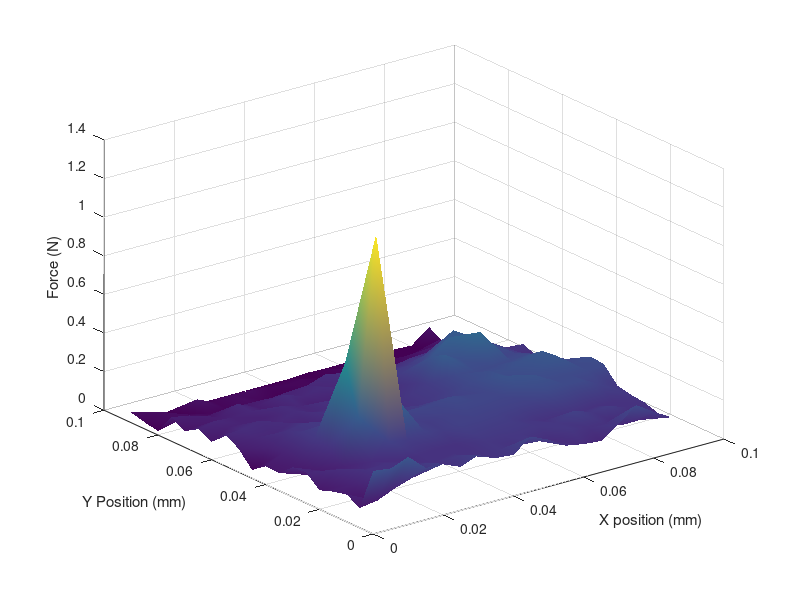

Recreate this plot in MATLAB.
% surface_plot.m Reads data from a .csv file then displays the data in a
% surface plot.

% Clear the workspace
clear;

% Set variables for the resolution of the samples which is 5mm in each
% direction.
dx = 0.005;
dy = 0.005;

% Read in the CSV file containing the force data for area of interest
force = dlmread('area_of_interest.txt', '\t');

% Get the dimensions of the data, we need this to build the vectors for x
% and y positions.
dimensions = size(force);

% Create 2 vectors that start at zero and go up to dimensions - 1 * dx or
% dy. Remember x should be the length of the number of columns in the data
% while y should be the number of rows.
x = dx*(0:dimensions(2)-1);

max_y = dx*(dimensions(1)-1);
y = 0:dx:max_y;


surf(x,y,force) % Create a surface plot using the two vectors x and y and area as the output
xlabel('X position (mm)');
ylabel('Y Position (mm)');
shading interp
zlabel('Force (N)')





